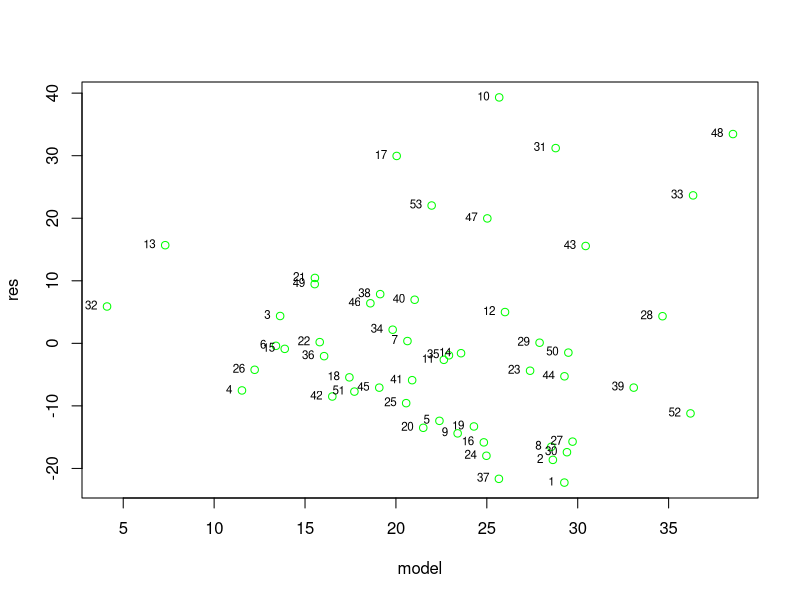
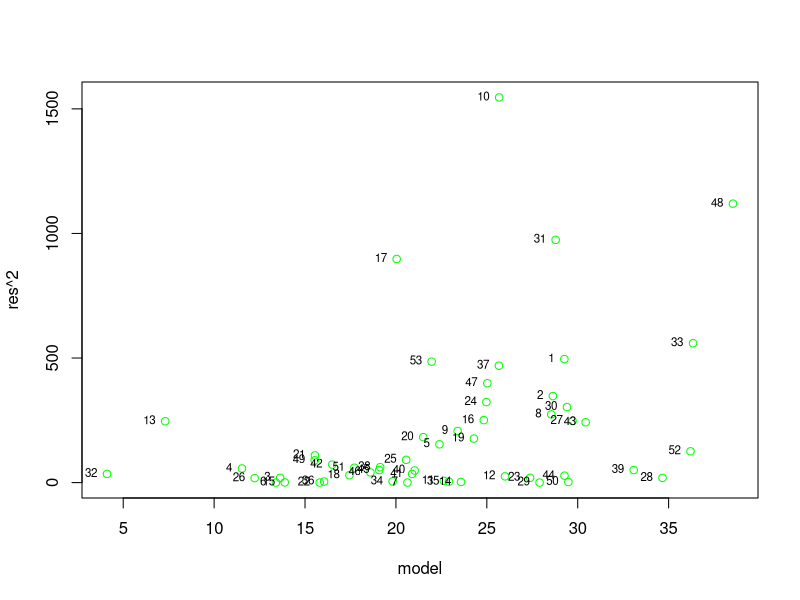
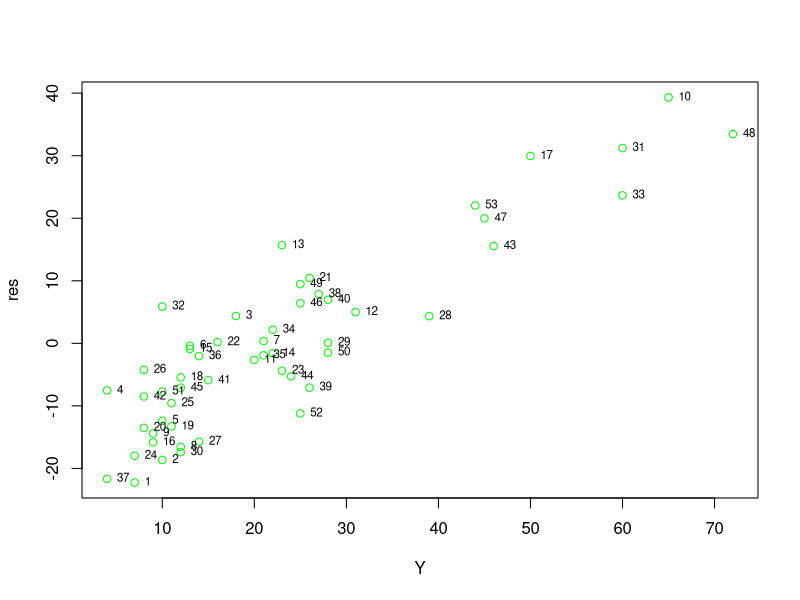
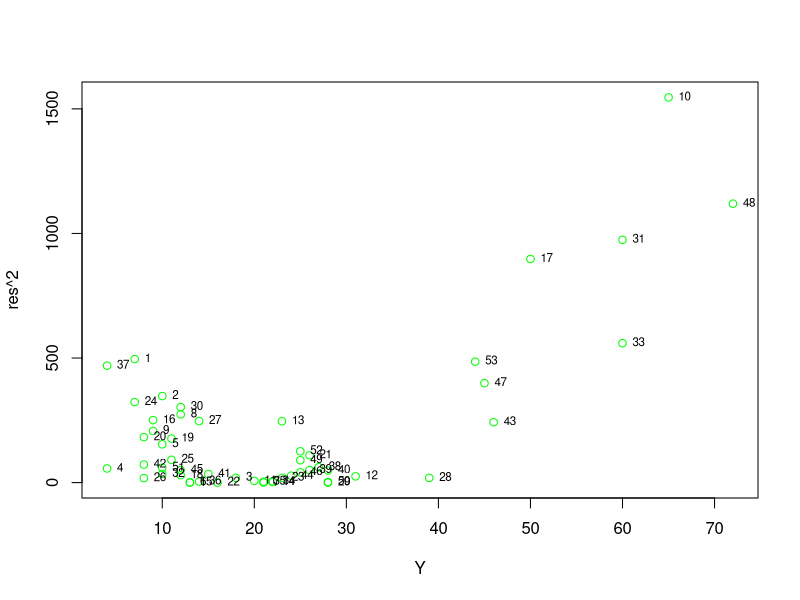

The R source for these figures, in order:
lekOrg = c(2.26,1.81,1.78,1.54,2.06,1.74,2.56,2.29,1.80,2.32,2.04,1.88,1.18,2.08,1.70,1.74,1.90,1.79,2.11,1.72,1.74,1.60,2.15,2.26,1.65,1.63,2.40,2.70,1.90,2.78,2.27,1.74,2.62,1.80,1.81,1.58,2.41,1.65,2.24,1.70,2.45,1.72,2.37,2.23,1.92,1.99,1.99,2.35,1.80,2.36,1.59,2.10,1.80) 
sbpOrg = c(66,52,72,67,69,71,88,68,59,73,68,58,61,68,69,55,67,67,68,59,68,63,65,72,58,69,70,73,56,83,67,84,68,64,60,62,76,60,60,59,84,66,68,65,69,72,63,56,70,69,60,51,61)
czasOrg = c(7,10,18,4,10,13,21,12,9,65,20,31,23,22,13,9,50,12,11,8,26,16,23,7,11,8,14,39,28,12,60,10,60,22,21,14,4,27,26,28,15,8,46,24,12,25,45,72,25,28,10,25,44)

data = read.table("data.csv")
#data <- file[-c(10,17,31,48,33,53,13,47,43,1,37,24,2,30,8,27,16),]
#data <- file[-c(10,17,13,32,39,52),]
#data <-file[-c(10)]
lek = (data[,1])
sbp = (data[,2])
czas = (data[,3])


X = cbind(1,lek,sbp)
Y = czas
xtx = t(X)%*%X
A = solve(xtx)%*%t(X)%*%Y
model =A[1]+ A[2]*lek + A[3]*sbp



SSR = t(model-mean(Y))%*%(model-mean(Y))
SSE = t((Y - model))%*%(Y-model)
SST = t(Y-mean(Y))%*%(Y-mean(Y))
R2 = SSR/SST
R2a = 1-((1-R2)*(NROW(model)-1)/(NROW(model)-2-1))


wariancja = SSE/(NROW(model)-2-1)
odchylenie = sqrt(wariancja)

res = Y-model;
sum_res = sum(res)
mean_res = mean(res)

f = (SSR/2)/(SSE/(NROW(model)-2-1))

D = max(abs(Y-model))

licznik =0;

for (t in 2:NROW(model))
{
  licznik = licznik+(res[t]-res[t-1])^2
}

dw = licznik/sum(res^2)

naglowek = c('A0', 'A lek', 'A sbp', 'SSR', 'SSE', 'SST', 'R2','R2a',  'sum res', 'avg res', 'wariancja', 'odchylenie', 'F', 'D', 'dw')
wyniki = c(A[1], A[2], A[3], SSR, SSE, SST, R2, R2a,sum_res, mean_res, wariancja, odchylenie, f, D,dw )
write.table(cbind(naglowek, wyniki),"",row.names = F)

plot(model,res, col = ifelse(abs(res) >(3*odchylenie[1,1]),'red','green'))
text(model,res, labels=1:NROW(res),cex= 0.7, pos=2)

plot(model,res^2, col = ifelse(abs(res) >(3*odchylenie[1,1]),'red','green'))
text(model,res^2, labels=1:NROW(res),cex= 0.7, pos=2)

plot(Y,res, col = ifelse(abs(res) >(3*odchylenie[1,1]),'red','green'))
text(Y,res, labels=1:NROW(res),cex= 0.7, pos=4)

plot(Y,res^2, col = ifelse(abs(res) >(3*odchylenie[1,1]),'red','green'))
text(Y,res^2, labels=1:NROW(res),cex= 0.7, pos=4)
